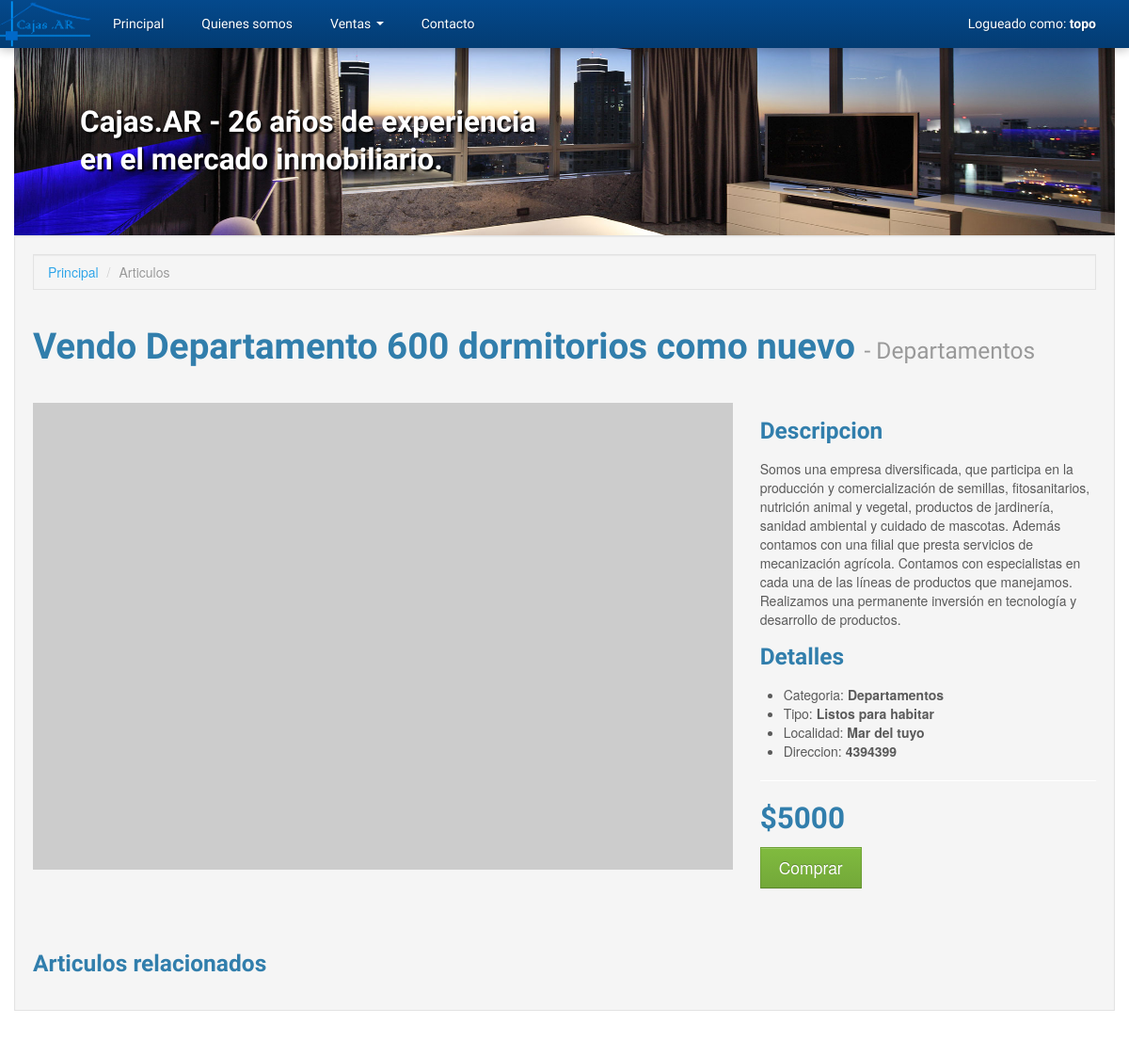
Page /index.php?page=item&id=3136 (signed in) on the committed database.
### tables this page shows
CREATE TABLE `articles` (
  `id_article` int(8) NOT NULL AUTO_INCREMENT,
  `id_article_category` int(2) NOT NULL,
  `id_article_type` int(2) NOT NULL,
  `id_author` int(2) NOT NULL,
  `title` varchar(128) NOT NULL,
  `description` text,
  `location` varchar(128) DEFAULT NULL,
  `address` varchar(64) DEFAULT NULL,
  `price` float DEFAULT NULL,
  PRIMARY KEY (`id_article`),
  KEY `id_article_category` (`id_article_category`),
  KEY `id_article_type` (`id_article_type`),
  KEY `id_author` (`id_author`),
  CONSTRAINT `id_article_category` FOREIGN KEY (`id_article_category`) REFERENCES `article_categories` (`id_article_category`) ON DELETE NO ACTION ON UPDATE NO ACTION,
  CONSTRAINT `id_article_type` FOREIGN KEY (`id_article_type`) REFERENCES `article_types` (`id_article_type`) ON DELETE NO ACTION ON UPDATE NO ACTION,
  CONSTRAINT `id_author` FOREIGN KEY (`id_author`) REFERENCES `users` (`id_user`) ON DELETE NO ACTION ON UPDATE NO ACTION
);

CREATE TABLE `article_categories` (
  `id_article_category` int(8) NOT NULL AUTO_INCREMENT,
  `name` varchar(32) NOT NULL,
  PRIMARY KEY (`id_article_category`)
);

CREATE TABLE `article_types` (
  `id_article_type` int(8) NOT NULL AUTO_INCREMENT,
  `name` varchar(64) NOT NULL,
  PRIMARY KEY (`id_article_type`)
);

### includes/mysqldb.php (called while the page is built, shortened)
<?php
class MySQLConnection
{
    private $_dbLink, $_queryResponse;
    public function connect($user, $pass, $host, $database)
    {
        $this->_dbLink = mysqli_connect($host, $user, $pass);
        mysqli_select_db($this->_dbLink, $database);
    }
    public function query($query)
    {
        $this->_queryResponse = mysqli_query($this->_dbLink, $query);
        return $this;
    }
    public function getOne()
    {
        $this->lastResult = null;
        if ($this->_queryResponse && !is_bool($this->_queryResponse)) {
            $this->lastResult = mysqli_fetch_object($this->_queryResponse);
        }
        return $this->lastResult;
    }
}

### includes/autoload.php (called while the page is built, shortened)
<?php
require_once dirname(__FILE__) . '/application.php';
require_once dirname(__FILE__) . '/mysqldb.php';
require_once dirname(__FILE__) . '/inputdata.php';
$app = new Application(
    new MySQLConnection(MYSQL_USER, MYSQL_PASS, MYSQL_HOST, MYSQL_DATABASE),
    new InputData()
);

### includes/application.php (called while the page is built, shortened)
<?php
class Application
{
    protected $db;
    public function __construct(MySQLConnection $db, InputData $io)
    {
        $this->db = $db;
        $this->io = $io;
    }
    public function getArticleById($id)
    {
        $id = (int) $id;
        $queryString = ""
            . "SELECT articles.*, "
                . "users.username, "
                . "article_types.name AS article_type, "
                . "article_categories.name AS article_category "
            . "FROM articles "
                . "INNER JOIN article_categories ON articles.id_article_category = article_categories.id_article_category "
                . "INNER JOIN article_types ON articles.id_article_type = article_types.id_article_type "
                . "INNER JOIN users ON articles.id_author = users.id_user "
            . "WHERE articles.id_article='{$id}' LIMIT 1";
        return $this->db->query($queryString)->getOne();
    }
}

### includes/inputdata.php (called while the page is built, shortened)
<?php
class InputData
{
    private $_request, $_response, $_query, $_post, $_server, $_cookies;
    public function __construct()
    {
        $this->_request  = &$_REQUEST;
    }
    public function getRequest($param = null, $default = null)
    {
        if ($param) {
            return isset($this->_request[$param]) ?
                $this->_request[$param] : $default;
        }
        return $this->_request;
    }
}

### includes/templates/content_item.php (the view, shortened to what this page needs)
<?php
$articleId = $app->io->getRequest('id');
$article = $app->getArticleById($articleId);
?>
<div class="container">
    <div class="well">
        <ul class="breadcrumb well">
            <li><a href="index.php?page=home">Principal</a> <span class="divider">/</span></li>
            <li class="active">Articulos</li>
        </ul>
        <?php if (! $article) { ?>
            <div class="row-fluid">
                <div class="span12">
                    <h2>El articulo no existe</h2>
                </div>
            </div>
        <?php } else { ?>
        <div class="row-fluid">
            <div class="span12">
                <h1 class="page-header">
                    <?php echo $article->title; ?>
                    <small> - <?php echo $article->article_category; ?></small>
                </h1>
            </div>
        </div>
        <div class="row-fluid">
            <div class="span8">
                <img class="img-responsive" src="http://placehold.it/750x500" alt="">
            </div>
            <div class="span4">
                <h3>Descripcion</h3>
                <p><?php echo $article->description; ?></p>
                <h3>Detalles</h3>
                <ul>
                    <li>Categoria: <b><?php echo $article->article_category; ?></b></li>
                    <li>Tipo: <b><?php echo $article->article_type; ?></b></li>
                    <li>Localidad: <b><?php echo $article->location; ?></b></li>
                    <li>Direccion: <b><?php echo $article->address; ?></b></li>
                </ul>
                <hr />
                <ul class="unstyled">
                    <li><h2><?php echo '$' . $article->price; ?></h2></li>
                    <li>
                        <a class="btn btn-large btn-success" href="index.php?page=purchase&articulo=<?php echo $article->id_article; ?>">Comprar</a>
                    </li>
                </ul>
            </div>
        </div>
        <div class="mt50">
            <h3>Articulos relacionados</h3>
        </div>
    <?php } ?>
    </div>
</div>

### assets/css/nuestro.css (style rules this page uses)
.mt50 { margin-top:50px; }
.input-prepend .add-on, .input-append .add-on, .btn, .modal, .dropdown-menu, .alert, .thumbnail, .well, input, select, textarea, .bootstrap-tagsinput { border-radius: 0px!important; }

### rows in the picture
articles: title "Vendo Departamento 600 dormitorios como nuevo", id_article_category.name "Departamentos", description "Somos una empresa diversificada, que participa en la producción y comercialización de semillas, fitosanitarios, nutrición animal y vegetal, productos de jardinería, sanidad ambiental y cuidado de mascotas. Además contamos con una filial que presta servicios de mecanización agrícola. Contamos con especialistas en cada una de las líneas de productos que manejamos. Realizamos una permanente inversión en tecnología y desarrollo de productos.", id_article_type.name "Listos para habitar", location "Mar del tuyo", address "4394399", price "5000"

### other values in the picture
$app->io->getSession('username') "topo"
